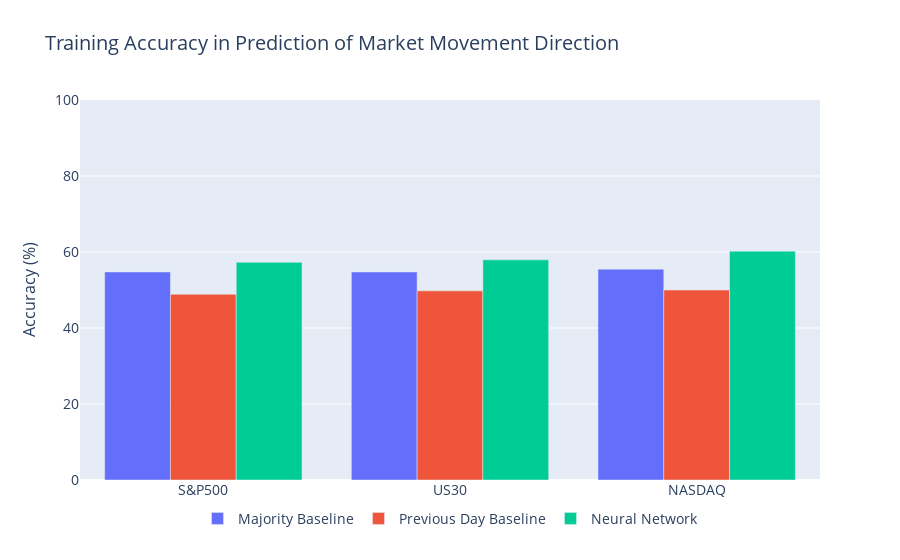
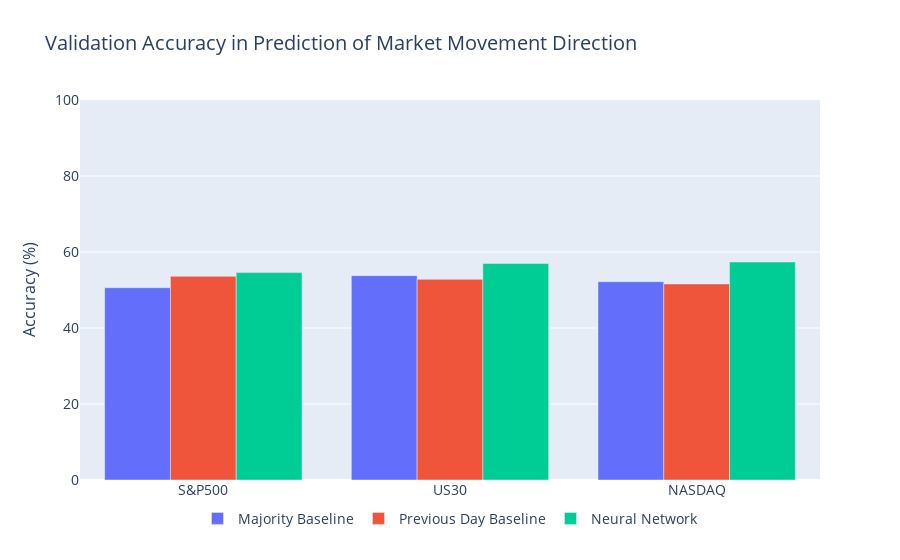
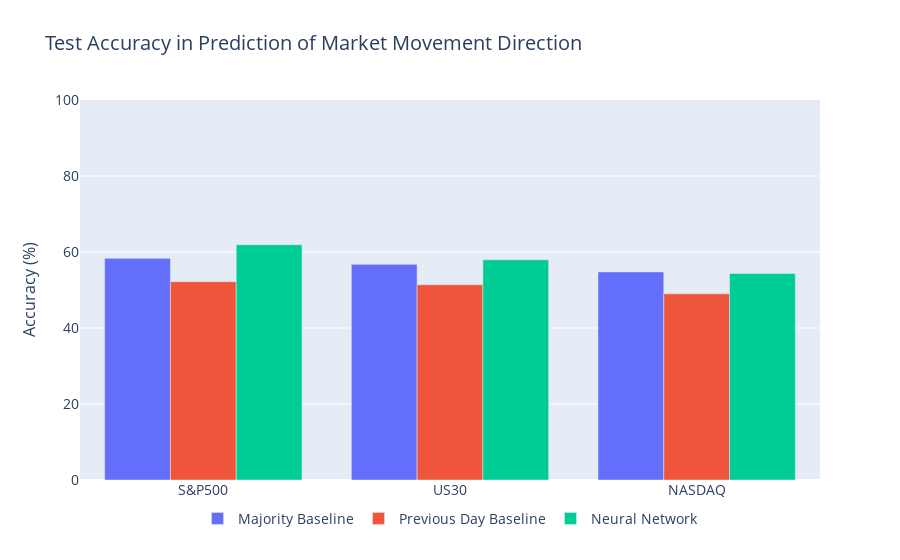
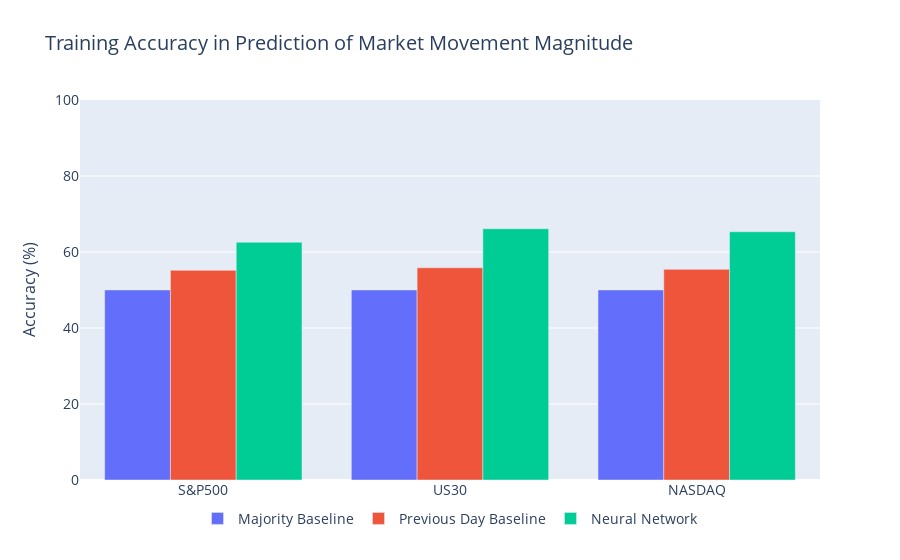

The cell these charts' notebook holds for them, in order:
### Code cell
def plot_bars(sp500, us30, nasdaq, dataset, pred):
    x = ['S&P500', 'US30', 'NASDAQ']
    fig = go.Figure(data=[go.Bar(
        name = 'Majority Baseline',
        x = x,
        y = [sp500['Majority Baseline'], us30['Majority Baseline'], nasdaq['Majority Baseline']]
       ),
        go.Bar(
        name = 'Previous Day Baseline',
        x = x,
        y = [sp500['Previous Day Baseline'], us30['Previous Day Baseline'], nasdaq['Previous Day Baseline']]
       ),
        go.Bar(
        name = 'Neural Network',
        x = x,
        y = [sp500['Neural Network'], us30['Neural Network'], nasdaq['Neural Network']]
       )
    ])
        
    fig.update_layout(
        title = dict(text=f'{dataset} Accuracy in Prediction of Market Movement {pred}', font=dict(size=20)), 
#         title = dict(font=dict(size=20)),
        xaxis1 = dict(title_text = '', 
                      tickfont=dict(size=14)),
        yaxis1 = dict(title_text = 'Accuracy (%)', 
                      range=[0, 100], 
                      title=dict(font=dict(size=16)), 
                      tickfont=dict(size=14)),
        legend = dict(orientation="h", font=dict(size=14))
    )
#     fig.update_layout(legend=dict(yanchor="top", y=-0.06, xanchor="left", x=0))
    fig.update_layout(legend=dict(yanchor="top", y=-0.06, xanchor="center", x=0.5))
    fig.write_image(f"Plots/Accuracy Comparison {pred} {dataset}.png")
    fig.show()
    
plot_bars(sp500_dir_train, us30_dir_train, nasdaq_dir_train, "Training", "Direction")
plot_bars(sp500_dir_val, us30_dir_val, nasdaq_dir_val, "Validation", "Direction")
plot_bars(sp500_dir_test, us30_dir_test, nasdaq_dir_test, "Test", "Direction")

plot_bars(sp500_mag_train, us30_mag_train, nasdaq_mag_train, "Training", "Magnitude")
plot_bars(sp500_mag_val, us30_mag_val, nasdaq_mag_val, "Validation", "Magnitude")
plot_bars(sp500_mag_test, us30_mag_test, nasdaq_mag_test, "Test", "Magnitude")

### Figure 1 — Plotly figure (JSON) as saved in the notebook; plotly's stock layout.template omitted (floating-point values rounded to 4 significant figures)
{"data": [{"name": "Majority Baseline", "type": "bar", "x": ["S&P500", "US30", "NASDAQ"], "y": [54.75, 54.75, 55.49]}, {"name": "Previous Day Baseline", "type": "bar", "x": ["S&P500", "US30", "NASDAQ"], "y": [48.87, 49.77, 50]}, {"name": "Neural Network", "type": "bar", "x": ["S&P500", "US30", "NASDAQ"], "y": [57.28, 57.93, 60.22]}], "layout": {"legend": {"font": {"size": 14}, "orientation": "h", "x": 0.5, "xanchor": "center", "y": -0.06, "yanchor": "top"}, "title": {"font": {"size": 20}, "text": "Training Accuracy in Prediction of Market Movement Direction"}, "xaxis": {"tickfont": {"size": 14}, "title": {"text": ""}}, "yaxis": {"range": [0, 100], "tickfont": {"size": 14}, "title": {"font": {"size": 16}, "text": "Accuracy (%)"}}}}

### Figure 2 — Plotly figure (JSON) as saved in the notebook; plotly's stock layout.template omitted (floating-point values rounded to 4 significant figures)
{"data": [{"name": "Majority Baseline", "type": "bar", "x": ["S&P500", "US30", "NASDAQ"], "y": [50.6, 53.78, 52.19]}, {"name": "Previous Day Baseline", "type": "bar", "x": ["S&P500", "US30", "NASDAQ"], "y": [53.6, 52.8, 51.6]}, {"name": "Neural Network", "type": "bar", "x": ["S&P500", "US30", "NASDAQ"], "y": [54.58, 56.97, 57.37]}], "layout": {"legend": {"font": {"size": 14}, "orientation": "h", "x": 0.5, "xanchor": "center", "y": -0.06, "yanchor": "top"}, "title": {"font": {"size": 20}, "text": "Validation Accuracy in Prediction of Market Movement Direction"}, "xaxis": {"tickfont": {"size": 14}, "title": {"text": ""}}, "yaxis": {"range": [0, 100], "tickfont": {"size": 14}, "title": {"font": {"size": 16}, "text": "Accuracy (%)"}}}}

### Figure 3 — Plotly figure (JSON) as saved in the notebook; plotly's stock layout.template omitted (floating-point values rounded to 4 significant figures)
{"data": [{"name": "Majority Baseline", "type": "bar", "x": ["S&P500", "US30", "NASDAQ"], "y": [58.33, 56.75, 54.76]}, {"name": "Previous Day Baseline", "type": "bar", "x": ["S&P500", "US30", "NASDAQ"], "y": [52.19, 51.39, 49]}, {"name": "Neural Network", "type": "bar", "x": ["S&P500", "US30", "NASDAQ"], "y": [61.9, 57.94, 54.37]}], "layout": {"legend": {"font": {"size": 14}, "orientation": "h", "x": 0.5, "xanchor": "center", "y": -0.06, "yanchor": "top"}, "title": {"font": {"size": 20}, "text": "Test Accuracy in Prediction of Market Movement Direction"}, "xaxis": {"tickfont": {"size": 14}, "title": {"text": ""}}, "yaxis": {"range": [0, 100], "tickfont": {"size": 14}, "title": {"font": {"size": 16}, "text": "Accuracy (%)"}}}}

### Figure 4 — Plotly figure (JSON) as saved in the notebook; plotly's stock layout.template omitted (floating-point values rounded to 4 significant figures)
{"data": [{"name": "Majority Baseline", "type": "bar", "x": ["S&P500", "US30", "NASDAQ"], "y": [50.02, 50.02, 50.02]}, {"name": "Previous Day Baseline", "type": "bar", "x": ["S&P500", "US30", "NASDAQ"], "y": [55.18, 55.85, 55.43]}, {"name": "Neural Network", "type": "bar", "x": ["S&P500", "US30", "NASDAQ"], "y": [62.56, 66.12, 65.33]}], "layout": {"legend": {"font": {"size": 14}, "orientation": "h", "x": 0.5, "xanchor": "center", "y": -0.06, "yanchor": "top"}, "title": {"font": {"size": 20}, "text": "Training Accuracy in Prediction of Market Movement Magnitude"}, "xaxis": {"tickfont": {"size": 14}, "title": {"text": ""}}, "yaxis": {"range": [0, 100], "tickfont": {"size": 14}, "title": {"font": {"size": 16}, "text": "Accuracy (%)"}}}}
